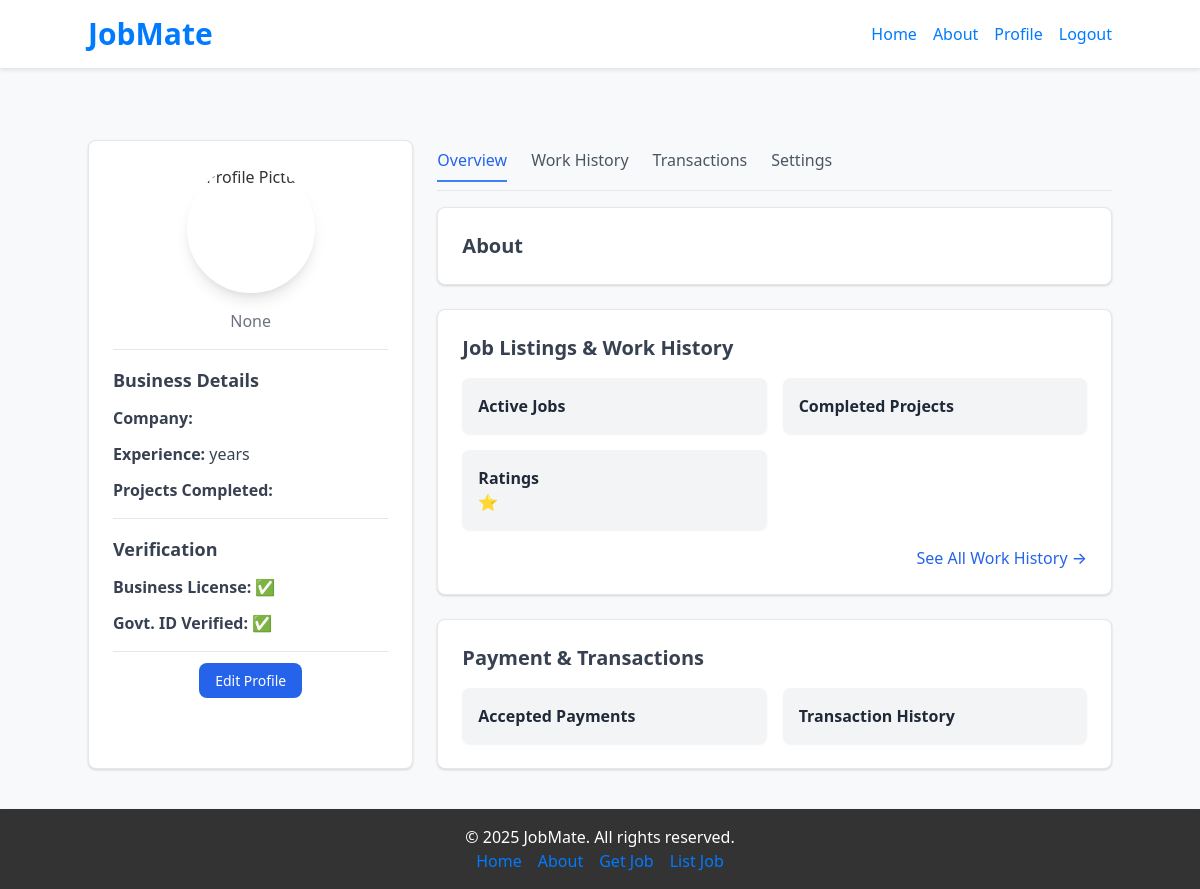
The page /contractor/profile/ (signed in) on the database as committed earlier.
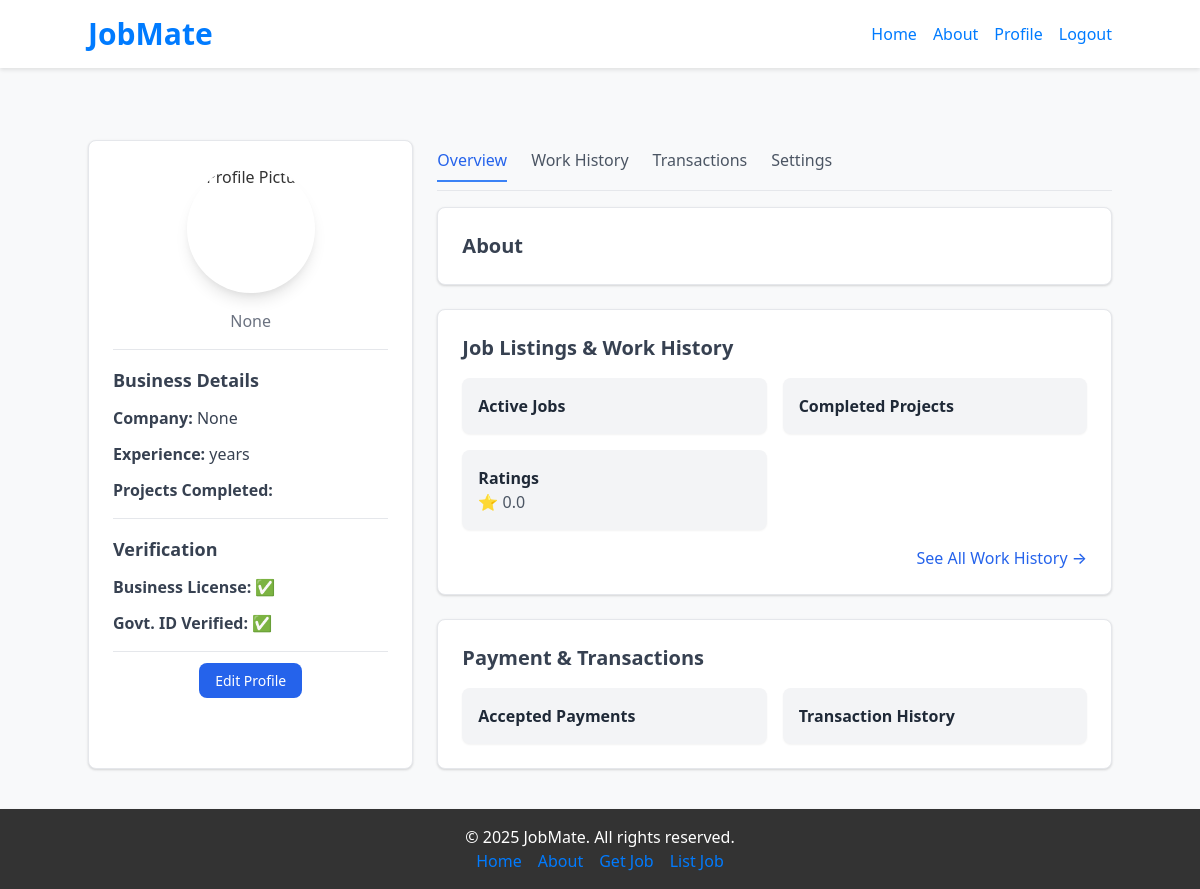
The same page on the database as committed later.
### accounts/models.py (models this page shows)
class CustomUser(AbstractUser):
    ROLE_CHOICES = (
        ('worker', 'Worker'),
        ('contractor', 'Contractor'),
    )
    role = models.CharField(max_length=20, choices=ROLE_CHOICES, default='worker')
    phone = models.IntegerField(blank=True, null=True)
    address = models.TextField(blank=True, null=True)
    created_at = models.DateTimeField(auto_now_add=True)
    date_of_birth = models.DateField(blank=True, null=True)

### contractor/models.py (models this page shows)
class Contractor(models.Model):
    user = models.OneToOneField(CustomUser, on_delete=models.CASCADE, primary_key=True)
    company_name = models.CharField(max_length=255, blank=True, null=True)
    rating_avg = models.FloatField(default=0)

### contractor/views.py (the view)
# urls.py: path('profile/', views.profile_contractor, name='contractor-profile'),
@login_required(login_url='/login/')
def profile_contractor(request):
    return render(request, 'contractor_profile.html')

### contractor/templates/contractor_profile.html (shortened to what this page needs)
{% extends "base.html" %}
{% load static %}
{% block content %}
<div class="max-w-6xl mx-auto mt-8">
    <div class="grid grid-cols-1 md:grid-cols-3 gap-6">
        <div class="bg-white shadow rounded-lg p-6 border">
            <div class="text-center">
                <img src="{% static 'images/team1.jpg' %}" alt="Profile Picture" class="w-32 h-32 rounded-full mx-auto shadow-lg">
                <p class="text-gray-500">{{ user.phone }} </p>
            </div>
            <hr class="my-4">
            <div class="space-y-3">
                <h3 class="text-lg font-semibold text-gray-700">Business Details</h3>
                <p class="text-gray-700"><strong>Company:</strong> {{ user.contractor.company_name }}</p>
                <p class="text-gray-700"><strong>Experience:</strong> {{ user.profile.years_of_experience }} years</p>
                <p class="text-gray-700"><strong>Projects Completed:</strong> {{ user.profile.projects_completed }}</p>
            </div>
            <hr class="my-4">
            <div class="space-y-3">
                <h3 class="text-lg font-semibold text-gray-700">Verification</h3>
                <p class="text-gray-700"><strong>Business License:</strong> ✅ {{ user.profile.business_license }}</p>
                <p class="text-gray-700"><strong>Govt. ID Verified:</strong> ✅ {{ user.profile.gov_id_verification }}</p>
            </div>
            <hr class="my-4">
            <div class="text-center">
                <a href="#" class="bg-blue-600 text-white px-4 py-2 rounded-lg text-sm font-medium hover:bg-blue-700">Edit Profile</a>
            </div>
        </div>
        <div class="col-span-2">
            <div class="flex space-x-6 border-b pb-2 text-gray-600 font-medium">
                <a href="#" class="py-2 border-b-2 border-blue-500 text-blue-600">Overview</a>
                <a href="" class="py-2 hover:text-blue-600">Work History</a>
                <a href="#" class="py-2 hover:text-blue-600">Transactions</a>
                <a href="#" class="py-2 hover:text-blue-600">Settings</a>
            </div>
            <div class="bg-white shadow rounded-lg p-6 border mt-4">
                <h3 class="text-xl font-semibold text-gray-700">About</h3>
            </div>
            <div class="bg-white shadow rounded-lg p-6 border mt-6">
                <h3 class="text-xl font-semibold text-gray-700">Job Listings & Work History</h3>
                <div class="grid grid-cols-1 md:grid-cols-2 gap-4 mt-4">
                    <div class="bg-gray-100 p-4 rounded-lg shadow-sm">
                        <h4 class="font-semibold text-gray-800">Active Jobs</h4>
                    </div>
                    <div class="bg-gray-100 p-4 rounded-lg shadow-sm">
                        <h4 class="font-semibold text-gray-800">Completed Projects</h4>
                    </div>
                    <div class="bg-gray-100 p-4 rounded-lg shadow-sm">
                        <h4 class="font-semibold text-gray-800">Ratings</h4>
                        <p class="text-gray-600">⭐ {{ user.contractor.rating_avg }}</p>
                    </div>
                </div>
                <div class="mt-4 text-right">
                    <a href="" class="text-blue-600 hover:underline font-medium">See All Work History →</a>
                </div>
            </div>
            <div class="bg-white shadow rounded-lg p-6 border mt-6">
                <h3 class="text-xl font-semibold text-gray-700">Payment & Transactions</h3>
                <div class="grid grid-cols-1 md:grid-cols-2 gap-4 mt-4">
                    <div class="bg-gray-100 p-4 rounded-lg shadow-sm">
                        <h4 class="font-semibold text-gray-800">Accepted Payments</h4>
                    </div>
                    <div class="bg-gray-100 p-4 rounded-lg shadow-sm">
                        <h4 class="font-semibold text-gray-800">Transaction History</h4>
                    </div>
                </div>
            </div>
        </div>
    </div>
</div>
{% endblock %}

Rows that differ between the two databases and show on the page:
changed CustomUser "None": contractor.company_name (not shown) → "None"; contractor.rating_avg (not shown) → "0.0"
